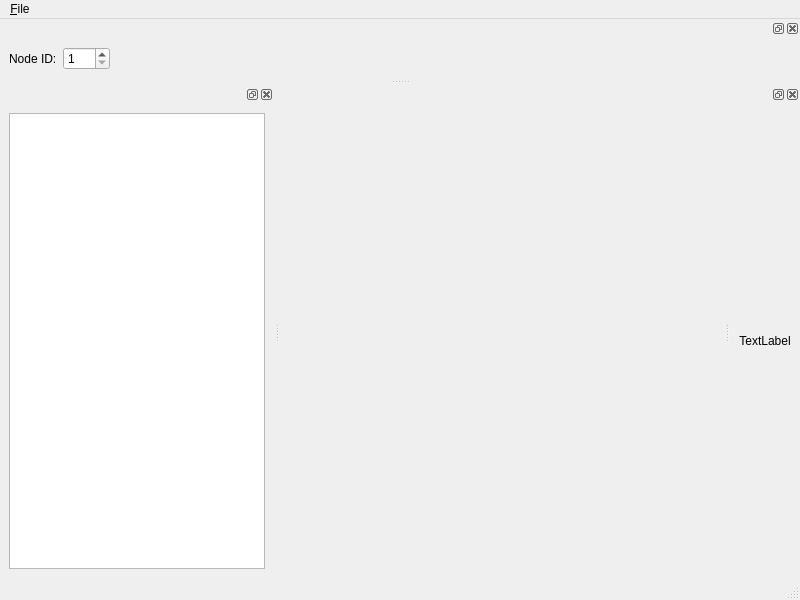
<?xml version="1.0" encoding="UTF-8"?>
<ui version="4.0">
 <class>MainWindow</class>
 <widget class="QMainWindow" name="MainWindow">
  <property name="geometry">
   <rect>
    <x>0</x>
    <y>0</y>
    <width>800</width>
    <height>600</height>
   </rect>
  </property>
  <property name="windowTitle">
   <string>MainWindow</string>
  </property>
  <widget class="QWidget" name="centralwidget"/>
  <widget class="QMenuBar" name="menubar">
   <property name="geometry">
    <rect>
     <x>0</x>
     <y>0</y>
     <width>800</width>
     <height>34</height>
    </rect>
   </property>
   <widget class="QMenu" name="menu_File">
    <property name="title">
     <string>&amp;File</string>
    </property>
    <addaction name="actionImport_Object_Dictionary"/>
   </widget>
   <addaction name="menu_File"/>
  </widget>
  <widget class="QStatusBar" name="statusbar"/>
  <widget class="QDockWidget" name="dockWidget">
   <attribute name="dockWidgetArea">
    <number>1</number>
   </attribute>
   <widget class="QWidget" name="dockWidgetContents">
    <layout class="QVBoxLayout" name="verticalLayout">
     <item>
      <widget class="QTreeView" name="tree"/>
     </item>
    </layout>
   </widget>
  </widget>
  <widget class="QDockWidget" name="dockWidget_2">
   <attribute name="dockWidgetArea">
    <number>2</number>
   </attribute>
   <widget class="QWidget" name="dockWidgetContents_2">
    <layout class="QVBoxLayout" name="verticalLayout_2">
     <item>
      <widget class="QLabel" name="label">
       <property name="text">
        <string>TextLabel</string>
       </property>
       <property name="alignment">
        <set>Qt::AlignCenter</set>
       </property>
      </widget>
     </item>
    </layout>
   </widget>
  </widget>
  <widget class="QDockWidget" name="dockWidget_3">
   <attribute name="dockWidgetArea">
    <number>4</number>
   </attribute>
   <widget class="QWidget" name="dockWidgetContents_3">
    <layout class="QHBoxLayout" name="horizontalLayout_2">
     <item>
      <widget class="QLabel" name="label_2">
       <property name="text">
        <string>Node ID:</string>
       </property>
      </widget>
     </item>
     <item>
      <widget class="QSpinBox" name="nodeid">
       <property name="whatsThis">
        <string/>
       </property>
       <property name="accessibleName">
        <string/>
       </property>
       <property name="accessibleDescription">
        <string/>
       </property>
       <property name="minimum">
        <number>1</number>
       </property>
       <property name="maximum">
        <number>127</number>
       </property>
      </widget>
     </item>
     <item>
      <spacer name="horizontalSpacer">
       <property name="orientation">
        <enum>Qt::Horizontal</enum>
       </property>
       <property name="sizeHint" stdset="0">
        <size>
         <width>40</width>
         <height>20</height>
        </size>
       </property>
      </spacer>
     </item>
    </layout>
   </widget>
  </widget>
  <action name="actionImport_Object_Dictionary">
   <property name="text">
    <string>&amp;Import Object Dictionary...</string>
   </property>
  </action>
 </widget>
 <resources/>
 <connections/>
</ui>
